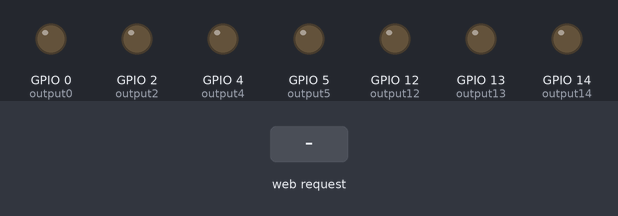
Bench run of a sketch on a simulated ESP8266 (NodeMCU). Shown: output pins drawn as LEDs (lit = HIGH). The inputs (shaded band) are chosen by the test bench. WiFi joins after 1.5 s; servers stay silent unless stated; what the sketch prints to the serial monitor is not drawn.

Above: at 2.7 s.
2.8 s: HTTP request GET /0/on received
At 3.5 s:
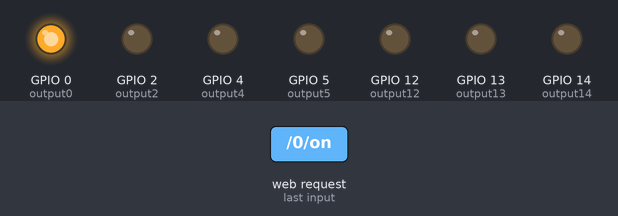
4.3 s: HTTP request GET /2/on received
At 4.7 s:
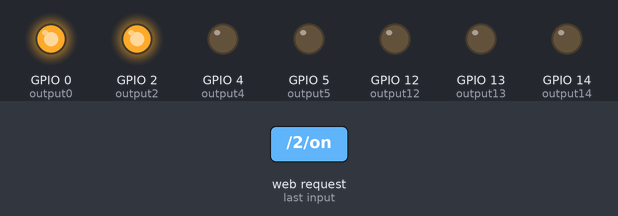
5.8 s: HTTP request GET /0/off received
At 7.0 s:
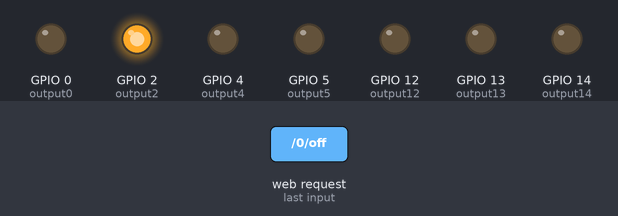
7.3 s: HTTP request GET /4/on received
At 8.2 s:
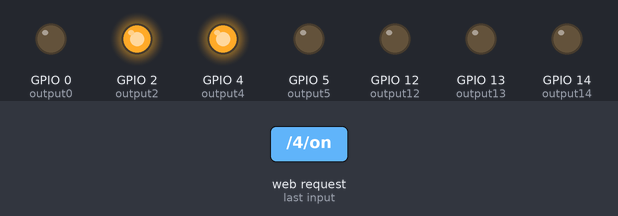
8.8 s: HTTP request GET /2/off received
At 9.3 s:
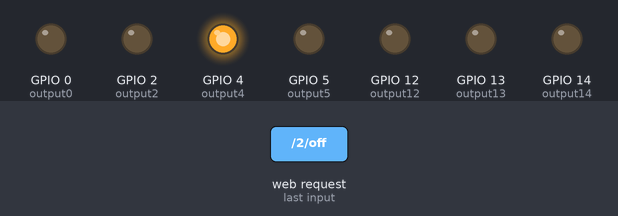
10.3 s: HTTP request GET /5/on received
At 11.6 s:
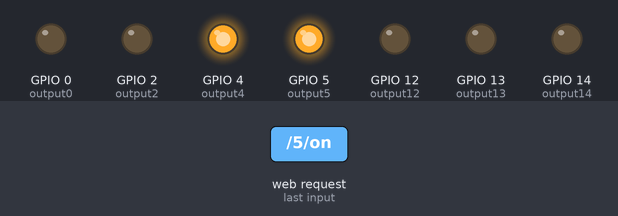
Timing chart, 0 to 12.8 s (numbered marks = the images above; inputs shaded):
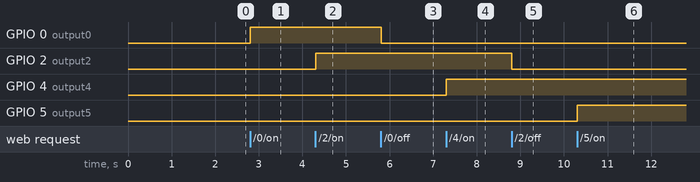

Measured:
- after the input at 2.8 s, GPIO 0 (output0): LOW → HIGH at once
- after the input at 4.3 s, GPIO 2 (output2): LOW → HIGH at once
- after the input at 5.8 s, GPIO 0 (output0): HIGH → LOW at once
- after the input at 7.3 s, GPIO 4 (output4): LOW → HIGH at once
- after the input at 8.8 s, GPIO 2 (output2): HIGH → LOW at once
- after the input at 10.3 s, GPIO 5 (output5): LOW → HIGH at once

The sketch:

Esp8266_Webserver_Relay_Control.ino
```cpp
/*feel free to contact
 * sreeramaj53@gmail.com
 * www.youtube.com/ZenoModiff
 * last updated - time 12:28 AM - date 10 june 2021
 * Github Link :-- https://github.com/Zenomodiff/ESP8266-Webserver-To-Control-Relay
 */

#include <ESP8266WiFi.h>

const char* ssid     = "PASTE THE WIFI NAME";
const char* password = "PASTE THE WIFI PASSWORD";

WiFiServer server(80);

String header;

String output5State = "off";
String output4State = "off";
String output0State = "off";
String output2State = "off";
String output14State = "off";
String output12State = "off";
String output13State = "off";

const int output5 = 5;
const int output4 = 4;
const int output0 = 0;
const int output2 = 2;
const int output14 = 14;
const int output12 = 12;
const int output13 = 13;

unsigned long currentTime = millis();
unsigned long previousTime = 0;
const long timeoutTime = 2000;

void setup() {
  Serial.begin(115200);

  pinMode(output5, OUTPUT);
  pinMode(output4, OUTPUT);
  pinMode(output0, OUTPUT);
  pinMode(output2, OUTPUT);
  pinMode(output14, OUTPUT);
  pinMode(output12, OUTPUT);
  pinMode(output13, OUTPUT);

  digitalWrite(output5, LOW);
  digitalWrite(output4, LOW);
  digitalWrite(output0, LOW);
  digitalWrite(output2, LOW);
  digitalWrite(output14, LOW);
  digitalWrite(output12, LOW);
  digitalWrite(output13, LOW);

  Serial.print("Connecting to ");
  Serial.println(ssid);
  WiFi.begin(ssid, password);
  while (WiFi.status() != WL_CONNECTED) {
    delay(500);
    Serial.print(".");
  }

  Serial.println("");
  Serial.println("WiFi connected.");
  Serial.println("IP address: ");
  Serial.println(WiFi.localIP());
  server.begin();
}

void loop(){

  WiFiClient client = server.available();

  if (client) {
    Serial.println("New Client.");
    String currentLine = "";
    currentTime = millis();
    previousTime = currentTime;
    while (client.connected() && currentTime - previousTime <= timeoutTime) {
      currentTime = millis();
      if (client.available()) {
        char c = client.read();
        Serial.write(c);
        header += c;
        if (c == '\n')
        {
          if (currentLine.length() == 0) {
            client.println("HTTP/1.1 200 OK");
            client.println("Content-type:text/html");
            client.println("Connection: close");
            client.println();

            if (header.indexOf("GET /0/on") >= 0) {
              Serial.println("GPIO 0 on");
              output0State = "on";
              digitalWrite(output0, HIGH);
            } else if (header.indexOf("GET /0/off") >= 0) {
              Serial.println("GPIO 0 off");
              output0State = "off";
              digitalWrite(output0, LOW);
            } else if (header.indexOf("GET /2/on") >= 0) {
              Serial.println("GPIO 2 on");
              output2State = "on";
              digitalWrite(output2, HIGH);
            } else if (header.indexOf("GET /2/off") >= 0) {
              Serial.println("GPIO 2 off");
              output2State = "off";
              digitalWrite(output2, LOW);
            }else if (header.indexOf("GET /4/on") >= 0) {
              Serial.println("GPIO 4 on");
              output4State = "on";
              digitalWrite(output4, HIGH);
            } else if (header.indexOf("GET /4/off") >= 0) {
              Serial.println("GPIO 4 off");
              output4State = "off";
              digitalWrite(output4, LOW);
            }  else  if (header.indexOf("GET /5/on") >= 0) {
              Serial.println("GPIO 5 on");
              output5State = "on";
              digitalWrite(output5, HIGH);
            } else if (header.indexOf("GET /5/off") >= 0) {
              Serial.println("GPIO 5 off");
              output5State = "off";
              digitalWrite(output5, LOW); //here
            }else if (header.indexOf("GET /12/on") >= 0) {
              Serial.println("GPIO 12 on");
              output12State = "on";
              digitalWrite(output12, HIGH);
            } else if (header.indexOf("GET /12/off") >= 0) {
              Serial.println("GPIO 12 off");
              output12State = "off";
              digitalWrite(output12, LOW);
            }  else  if (header.indexOf("GET /14/on") >= 0) {
              Serial.println("GPIO 14 on");
              output14State = "on";
              digitalWrite(output14, HIGH);
            } else if (header.indexOf("GET /14/off") >= 0) {
              Serial.println("GPIO 14 off");
              output14State = "off";
              digitalWrite(output14, LOW);
            }
            else  if (header.indexOf("GET /13/on") >= 0)
            {
              Serial.println("GPIO 0 on");
              Serial.println("GPIO 2 on");
              Serial.println("GPIO 4 on");
              Serial.println("GPIO 5 on");
              Serial.println("GPIO 12 on");
              Serial.println("GPIO 14 on");

              output0State = "on";
              output2State = "on";
              output4State = "on";
              output5State = "on";
              output12State = "on";
              output14State = "on";
              output13State = "on";

              digitalWrite(output0, HIGH);
              digitalWrite(output2, HIGH);
              digitalWrite(output4, HIGH);
              digitalWrite(output5, HIGH);
              digitalWrite(output12, HIGH);
              digitalWrite(output14, HIGH);
            }
            else if (header.indexOf("GET /13/off") >= 0)
            {
              Serial.println("GPIO 0 off");
              Serial.println("GPIO 2 off");
              Serial.println("GPIO 4 off");
              Serial.println("GPIO 5 off");
              Serial.println("GPIO 12 off");
              Serial.println("GPIO 14 off");

              output0State = "off";
              output2State = "off";
              output4State = "off";
              output5State = "off";
              output12State = "off";
              output14State = "off";
              output13State = "off";

              digitalWrite(output0, LOW);
              digitalWrite(output2, LOW);
              digitalWrite(output4, LOW);
              digitalWrite(output5, LOW);
              digitalWrite(output12, LOW);
              digitalWrite(output14, LOW);
            }

            client.println("<!DOCTYPE html><html>");
            client.println("<head><meta name=\"viewport\" content=\"width=device-width, initial-scale=1\">");
            client.println("<link rel=\"icon\" href=\"data:,\">");

            client.println("<style>html { font-family: verdana; display: inline-block; margin: 0px auto; text-align: center;}");
            client.println(".button { background-color: #D26429; border: none; color: white; padding: 16px 40px;");
            client.println("text-decoration: none; font-size: 30px; margin: 2px; cursor: pointer;}");
            client.println(".button2 {background-color: #68625E;}</style></head>");


            client.println("<body><h1>Zeno Modiff ESP8266 Web Server</h1>");

            client.println("<p>GPIO 0 - State " + output0State + "</p>");

            if (output0State=="off") {
              client.println("<p><a href=\"/0/on\"><button class=\"button\">ON</button></a></p>");
            } else {
              client.println("<p><a href=\"/0/off\"><button class=\"button button2\">OFF</button></a></p>");
            }

            client.println("<p>GPIO 2 - State " + output2State + "</p>");

            if (output2State=="off") {
              client.println("<p><a href=\"/2/on\"><button class=\"button\">ON</button></a></p>");
            } else {
              client.println("<p><a href=\"/2/off\"><button class=\"button button2\">OFF</button></a></p>");
            }
            client.println("</body></html>");

               client.println("<p>GPIO 4 - State " + output4State + "</p>");

            if (output4State=="off") {
              client.println("<p><a href=\"/4/on\"><button class=\"button\">ON</button></a></p>");
            } else {
              client.println("<p><a href=\"/4/off\"><button class=\"button button2\">OFF</button></a></p>");
            }
            client.println("</body></html>");

              client.println("<p>GPIO 5 - State " + output5State + "</p>");

            if (output5State=="off") {
              client.println("<p><a href=\"/5/on\"><button class=\"button\">ON</button></a></p>");
            } else {
              client.println("<p><a href=\"/5/off\"><button class=\"button button2\">OFF</button></a></p>");
            }
            client.println("</body></html>");

              client.println("<p>GPIO 12 - State " + output12State + "</p>");

            if (output12State=="off") {
              client.println("<p><a href=\"/12/on\"><button class=\"button\">ON</button></a></p>");
            } else {
              client.println("<p><a href=\"/12/off\"><button class=\"button button2\">OFF</button></a></p>");
            }
            client.println("</body></html>");

               client.println("<p>GPIO 14 - State " + output14State + "</p>");

            if (output14State=="off") {
              client.println("<p><a href=\"/14/on\"><button class=\"button\">ON</button></a></p>");
            } else {
              client.println("<p><a href=\"/14/off\"><button class=\"button button2\">OFF</button></a></p>");
            }
            client.println("</body></html>");

             client.println("<p>" + output13State + "</p>");

            if (output13State=="off") {
              client.println("<p><a href=\"/13/on\"><button class=\"button\">All ON</button></a></p>");
            } else {
              client.println("<p><a href=\"/13/off\"><button class=\"button button2\">All OFF</button></a></p>");
            }
            client.println("</body></html>");

            client.println();
            break;
          } else {
            currentLine = "";
          }
        } else if (c != '\r') {
          currentLine += c;
        }
      }
    }
    header = "";
    client.stop();
    Serial.println("Client disconnected.");
    Serial.println("");
  }
}
```
